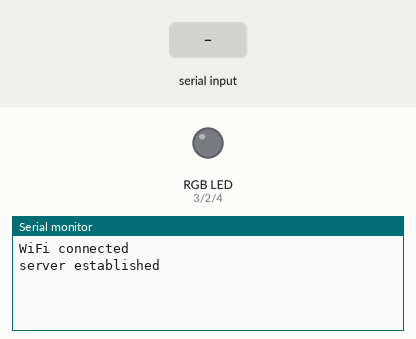
Simulated run of this sketch. Board: Arduino Uno, built with avr-gcc and run on an emulated ATmega328P. Parts: an RGB LED mixed from three pins (HIGH = lit), the last lines printed to the serial monitor. Inputs (shaded band) come from the test bench. The modem accepts every AT command (registered, SIM ready, sends succeed) and sends nothing else.

Above: at 7.2 s.
7.3 s: "OK:1\n" received over the second serial link
At 9.0 s:
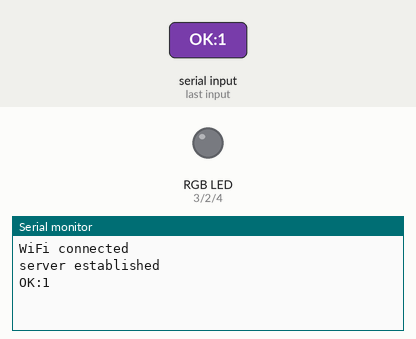
9.7 s: "OK" received over the second serial link
At 11.9 s:
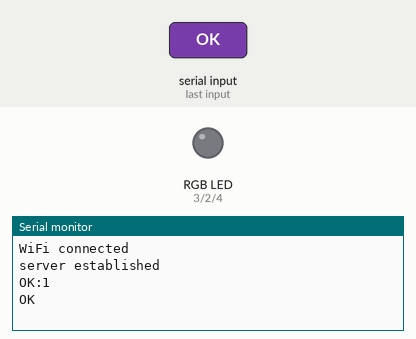
12.2 s: "+IPD" received over the second serial link
At 13.9 s:
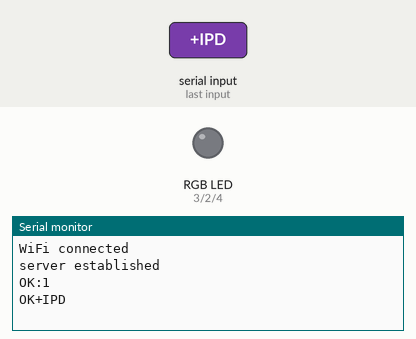

Measured:
- after the input at 7.3 s, the serial monitor: prints a new line after 1.0 s (image 1)
- after the input at 9.7 s, the serial monitor: prints a new line after 1.0 s (image 2)
- after the input at 12.2 s, the serial monitor: prints a new line after 1.0 s (image 3)

The sketch:

WiFitest.ino
```cpp
#include <SoftwareSerial.h>

SoftwareSerial mySerial(10,11);//RX,TX

String mesFromServer;
int colorDataIndex = 0;

// RGB config
int Rpin = 3;
int Gpin = 2;
int Bpin = 4;

void setup() {
  pinMode(Rpin, OUTPUT);
  pinMode(Gpin, OUTPUT);
  pinMode(Bpin, OUTPUT);
  digitalWrite(Rpin, LOW);
  digitalWrite(Gpin, LOW);
  digitalWrite(Bpin, LOW);
  Serial.begin(9600);
  mySerial.begin(115200);
  delay(2000);
  mySerial.println("AT+CWMODE=1");
  while(mySerial.readString().indexOf("OK")==-1){}
  mySerial.flush();
  mySerial.println("AT+CWJAP=\"sandbox370\",\"+s0a+s03!2gether?\"");
  while(mySerial.readString().indexOf("OK")==-1){}
  Serial.println("WiFi connected");
  mySerial.flush();
  mySerial.println("AT+CIPMUX=1");
  while(mySerial.readString().indexOf("OK")==-1){}
  mySerial.flush();
  mySerial.println("AT+CIPSERVER=1,10000");
  while(mySerial.readString().indexOf("OK")==-1){}
  Serial.println("server established");
  mySerial.flush();
  Serial.flush();
}

void loop() {
    // listen for user input and send it to the ESP8266
    if ( Serial.available() ){
      mySerial.write( Serial.read() );
    }

    // listen for communication from the ESP8266 and then write it to the serial monitor
    if ( mySerial.available() ){
      mesFromServer = mySerial.readString();
      colorDataIndex = mesFromServer.indexOf("+IPD");
      if(colorDataIndex!=-1){
        setColor(mesFromServer, mesFromServer.indexOf(":")+1);
      }
      Serial.print(mesFromServer);
    }
}

void setColor(String mes, int idx) {
  if (mes.substring(idx,idx+1).toInt()==1)
    digitalWrite(Rpin, HIGH);
  else
    digitalWrite(Rpin, LOW);
  if (mes.substring(idx+1,idx+2).toInt()==1)
    digitalWrite(Gpin, HIGH);
  else
    digitalWrite(Gpin, LOW);
  if (mes.substring(idx+2,idx+3).toInt()==1)
    digitalWrite(Bpin, HIGH);
  else
    digitalWrite(Bpin, LOW);
}
```
